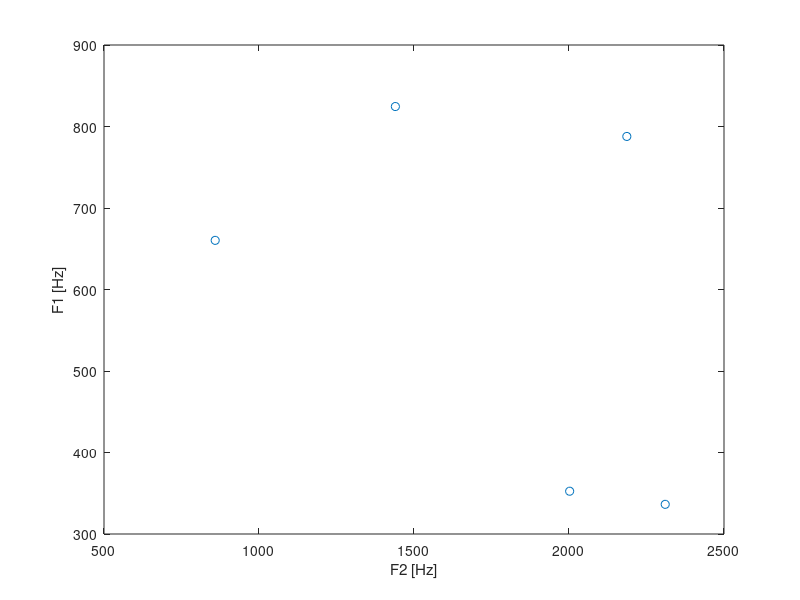

Here is the MATLAB script that generated this plot:
clear
home
close all

f_ = [ 824.5 352.5 787.8 336.4 660.3 ];

x_ = [ 1439.9 2002.1 2186.5 2310.4 858.7 ];

figure('Name', 'Formatenkarte');
plot(x_, f_, 'o');
xlabel('F2 [Hz]');
ylabel('F1 [Hz]');